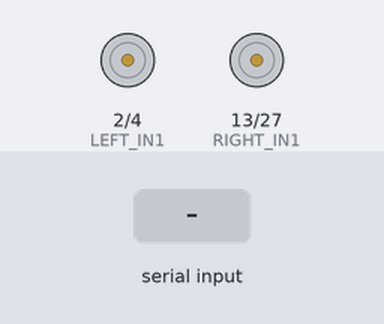
The sketch below on a simulated ESP32. On the bench: motor-driver pin pairs drawn as motors (green arrow = first pin HIGH = forward, orange = second pin HIGH = backward, longer = more drive). The inputs (shaded band) are chosen by the test bench.

Above: at 1.3 s.
1.4 s: "W\n" received over the second serial link
At 2.3 s:
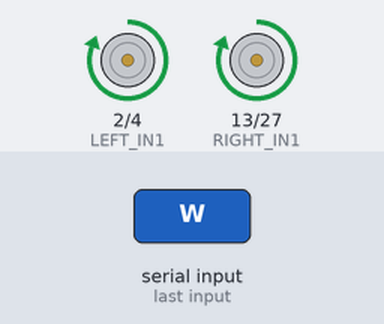
2.9 s: "S\n" received over the second serial link
At 3.5 s:
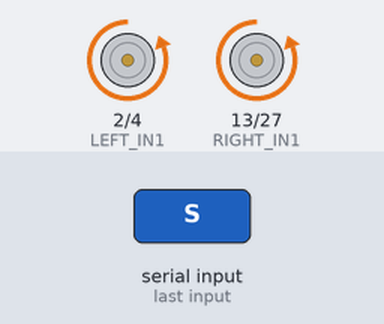
4.4 s: "A\n" received over the second serial link
At 5.6 s:
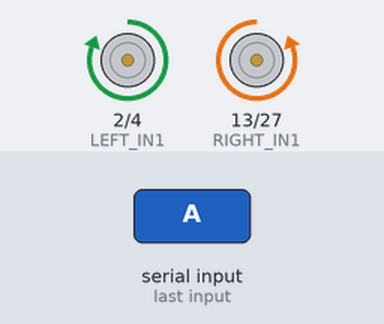
5.9 s: "D\n" received over the second serial link
At 7.0 s:
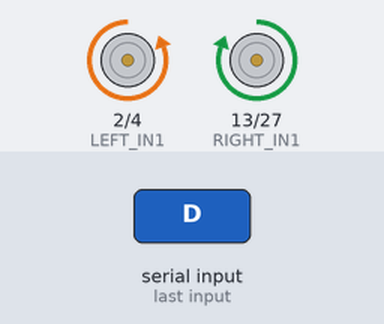
7.4 s: "X\n" received over the second serial link
At 8.2 s:
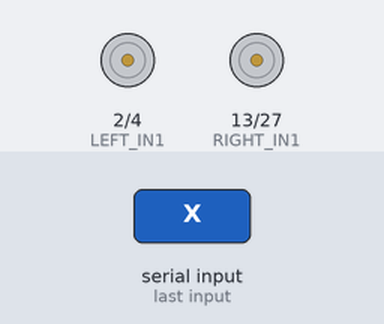
Timing chart, 0 to 9.9 s (numbered marks = the images above; inputs shaded):
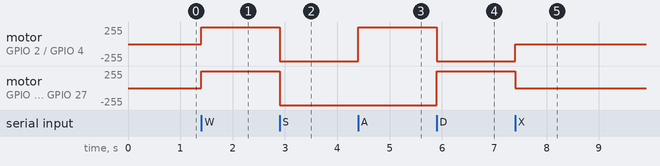

Measured:
- after the input at 1.4 s, motor on GPIO 2 (LEFT_IN1) / GPIO 4 (LEFT_IN2), motor on GPIO 13 (RIGHT_IN1) / GPIO 27 (RIGHT_IN2): stopped → forward 255/255 at once
- after the input at 2.9 s, motor on GPIO 2 (LEFT_IN1) / GPIO 4 (LEFT_IN2), motor on GPIO 13 (RIGHT_IN1) / GPIO 27 (RIGHT_IN2): forward 255/255 → backward 255/255 at once
- after the input at 4.4 s, motor on GPIO 2 (LEFT_IN1) / GPIO 4 (LEFT_IN2): backward 255/255 → forward 255/255 at once
- after the input at 5.9 s, motor on GPIO 2 (LEFT_IN1) / GPIO 4 (LEFT_IN2): forward 255/255 → backward 255/255 at once; motor on GPIO 13 (RIGHT_IN1) / GPIO 27 (RIGHT_IN2): backward 255/255 → forward 255/255 at once
- after the input at 7.4 s, motor on GPIO 2 (LEFT_IN1) / GPIO 4 (LEFT_IN2): backward 255/255 → stopped at once; motor on GPIO 13 (RIGHT_IN1) / GPIO 27 (RIGHT_IN2): forward 255/255 → stopped at once

The sketch:

esp32_full_forward.ino
```cpp
/*
 * esp32_full_forward.ino —— 纯全速前进（不依赖编码器，验证电机驱动）
 * ====================================================================
 * 功能：RDK 发指令直接控制电机，全速/低速前进后退，不做编码器闭环。
 *       用于验证电机能不能转起来、车能不能走。
 *
 * 指令（RDK → ESP32, 115200）：
 *   W  全速前进     S  全速后退
 *   A  全速左转     D  全速右转
 *   X  停止
 *   ESP32 每收到指令执行后回 'K'
 *
 * 接线：RDK 引脚8→ESP32 GPIO32(RX), 10→GPIO33(TX), GND→GND
 */

#define USE_UART 1
#if USE_UART
HardwareSerial RDK(1);
#define UART_RX 32
#define UART_TX 33
#endif

// 电机引脚
#define LEFT_IN1   2
#define LEFT_IN2   4
#define RIGHT_IN1  13
#define RIGHT_IN2  27

#define PWM_FREQ 20000
#define PWM_RES  8
#define FULL_SPEED 170   // 原255削半后128转不动，提到170(低速但能维持)
#define MID_SPEED  140

// ============ 电机驱动（双 H 桥 DRV8837 真 PWM）============
// 真值表（DRV8837）：
//   IN1=1,IN2=0 → 正转    IN1=0,IN2=1 → 反转    IN1=1,IN2=1 → 刹车
// 所以：前进 = IN1 输出 PWM、IN2=0；后退 = IN2 输出 PWM、IN1=0
// 每个电机 2 个 PWM 通道（IN1、IN2 各一个）
#if defined(ESP_ARDUINO_VERSION_MAJOR) && ESP_ARDUINO_VERSION_MAJOR >= 3
  static void pwmAttachAll(){
    ledcAttach(LEFT_IN1,  PWM_FREQ, PWM_RES);
    ledcAttach(LEFT_IN2,  PWM_FREQ, PWM_RES);
    ledcAttach(RIGHT_IN1, PWM_FREQ, PWM_RES);
    ledcAttach(RIGHT_IN2, PWM_FREQ, PWM_RES);
  }
  static void pwmWr(int pin, int v){ ledcWrite(pin, v); }
#else
  #define CH_L1 0
  #define CH_L2 1
  #define CH_R1 2
  #define CH_R2 3
  static void pwmAttachAll(){
    ledcSetup(CH_L1, PWM_FREQ, PWM_RES); ledcAttachPin(LEFT_IN1,  CH_L1);
    ledcSetup(CH_L2, PWM_FREQ, PWM_RES); ledcAttachPin(LEFT_IN2,  CH_L2);
    ledcSetup(CH_R1, PWM_FREQ, PWM_RES); ledcAttachPin(RIGHT_IN1, CH_R1);
    ledcSetup(CH_R2, PWM_FREQ, PWM_RES); ledcAttachPin(RIGHT_IN2, CH_R2);
  }
  static void pwmWrL1(int v){ ledcWrite(CH_L1, v); }
  static void pwmWrL2(int v){ ledcWrite(CH_L2, v); }
  static void pwmWrR1(int v){ ledcWrite(CH_R1, v); }
  static void pwmWrR2(int v){ ledcWrite(CH_R2, v); }
#endif

// 左电机：fwd=true 前进(IN1 PWM/IN2=0)，fwd=false 后退(IN2 PWM/IN1=0)
#if defined(ESP_ARDUINO_VERSION_MAJOR) && ESP_ARDUINO_VERSION_MAJOR >= 3
void motorLeft(int speed, bool fwd) {
  if (fwd) { ledcWrite(LEFT_IN2, 0); ledcWrite(LEFT_IN1, speed); }
  else     { ledcWrite(LEFT_IN1, 0); ledcWrite(LEFT_IN2, speed); }
}
void motorRight(int speed, bool fwd) {
  if (fwd) { ledcWrite(RIGHT_IN2, 0); ledcWrite(RIGHT_IN1, speed); }
  else     { ledcWrite(RIGHT_IN1, 0); ledcWrite(RIGHT_IN2, speed); }
}
void carStop() { ledcWrite(LEFT_IN1,0); ledcWrite(LEFT_IN2,0); ledcWrite(RIGHT_IN1,0); ledcWrite(RIGHT_IN2,0); }
#else
void motorLeft(int speed, bool fwd) {
  if (fwd) { pwmWrL2(0); pwmWrL1(speed); }
  else     { pwmWrL1(0); pwmWrL2(speed); }
}
void motorRight(int speed, bool fwd) {
  if (fwd) { pwmWrR2(0); pwmWrR1(speed); }
  else     { pwmWrR1(0); pwmWrR2(speed); }
}
void carStop() { pwmWrL1(0); pwmWrL2(0); pwmWrR1(0); pwmWrR2(0); }
#endif

// ============ 启动冲刺 ============
// 电机低速启动扭矩不足，先满速冲 60ms 让轮子转起来，再降到巡航速度
void kickStart(int lfwd, int rfwd) {
  motorLeft(255, lfwd);
  motorRight(255, rfwd);
  delay(100);   // 延长到100ms，确保转起来
}

void sendRDK(char c) {
#if USE_UART
  RDK.write(c);
#else
  Serial.write(c);
#endif
}

void execCmd(char c) {
  switch (c) {
    case 'W': motorLeft(255, true); motorRight(255, true); break;   // 满速前进
    case 'S': motorLeft(255, false); motorRight(255, false); break; // 满速后退
    case 'A': motorLeft(255, true); motorRight(255, false); break;  // 满速左转
    case 'D': motorLeft(255, false); motorRight(255, true); break;  // 满速右转
    case 'X': carStop(); break;
    default: return;
  }
  sendRDK('K');
}

void setup() {
  pinMode(LEFT_IN1, OUTPUT); pinMode(LEFT_IN2, OUTPUT);
  pinMode(RIGHT_IN1, OUTPUT); pinMode(RIGHT_IN2, OUTPUT);
  pwmAttachAll();
#if USE_UART
  RDK.begin(115200, SERIAL_8N1, UART_RX, UART_TX);
#else
  Serial.begin(115200);
#endif
  carStop();
  delay(100);
#if USE_UART
  RDK.print("FULL_FWD ready\n");
#else
  Serial.print("FULL_FWD ready\n");
#endif
}

void loop() {
#if USE_UART
  while (RDK.available()) {
    char c = RDK.read();
    if (c != '\n' && c != '\r') execCmd(c);
  }
#else
  while (Serial.available()) {
    char c = Serial.read();
    if (c != '\n' && c != '\r') execCmd(c);
  }
#endif
  delay(5);
}

// [最后修改] 2026-10-25 13:20 —— W/S/A/D全部满速255持续，先让车全速冲起来
```
